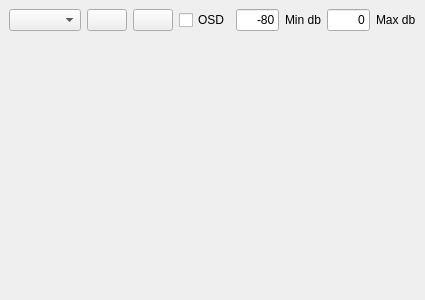
<?xml version="1.0" encoding="UTF-8"?>
<ui version="4.0">
 <class>ImageViewWidget</class>
 <widget class="QWidget" name="ImageViewWidget">
  <property name="enabled">
   <bool>true</bool>
  </property>
  <property name="geometry">
   <rect>
    <x>0</x>
    <y>0</y>
    <width>425</width>
    <height>300</height>
   </rect>
  </property>
  <property name="sizePolicy">
   <sizepolicy hsizetype="Preferred" vsizetype="Preferred">
    <horstretch>0</horstretch>
    <verstretch>0</verstretch>
   </sizepolicy>
  </property>
  <property name="windowTitle">
   <string>Sonar Image View</string>
  </property>
  <layout class="QVBoxLayout" name="verticalLayout" stretch="0,1">
   <property name="leftMargin">
    <number>0</number>
   </property>
   <property name="topMargin">
    <number>0</number>
   </property>
   <property name="rightMargin">
    <number>0</number>
   </property>
   <property name="bottomMargin">
    <number>0</number>
   </property>
   <item>
    <widget class="QWidget" name="toolbar_widget" native="true">
     <layout class="QVBoxLayout" name="verticalLayout_2">
      <item>
       <layout class="QHBoxLayout" name="horizontalLayout_3">
        <item>
         <widget class="QComboBox" name="topics_combo_box">
          <property name="sizeAdjustPolicy">
           <enum>QComboBox::AdjustToContents</enum>
          </property>
         </widget>
        </item>
        <item>
         <widget class="QPushButton" name="refresh_topics_push_button">
          <property name="toolTip">
           <string>Refresh topics</string>
          </property>
          <property name="icon">
           <iconset theme="view-refresh">
            <normaloff>.</normaloff>.</iconset>
          </property>
         </widget>
        </item>
        <item>
         <widget class="QPushButton" name="save_as_image_push_button">
          <property name="toolTip">
           <string>Save as image</string>
          </property>
          <property name="icon">
           <iconset theme="image-x-generic">
            <normaloff>.</normaloff>.</iconset>
          </property>
          <property name="iconSize">
           <size>
            <width>16</width>
            <height>16</height>
           </size>
          </property>
         </widget>
        </item>
        <item>
         <widget class="QCheckBox" name="osd_check_box">
          <property name="toolTip">
           <string>Dynamic depth range</string>
          </property>
          <property name="text">
           <string>OSD</string>
          </property>
         </widget>
        </item>
        <item>
         <spacer name="horizontalSpacer_3">
          <property name="orientation">
           <enum>Qt::Horizontal</enum>
          </property>
          <property name="sizeHint" stdset="0">
           <size>
            <width>40</width>
            <height>20</height>
           </size>
          </property>
         </spacer>
        </item>
        <item>
         <widget class="QLineEdit" name="min_db_input">
          <property name="sizePolicy">
           <sizepolicy hsizetype="Preferred" vsizetype="Fixed">
            <horstretch>0</horstretch>
            <verstretch>0</verstretch>
           </sizepolicy>
          </property>
          <property name="text">
           <string>-80</string>
          </property>
          <property name="alignment">
           <set>Qt::AlignRight|Qt::AlignTrailing|Qt::AlignVCenter</set>
          </property>
         </widget>
        </item>
        <item>
         <widget class="QLabel" name="min_db_label">
          <property name="text">
           <string>Min db</string>
          </property>
         </widget>
        </item>
        <item>
         <widget class="QLineEdit" name="max_db_input">
          <property name="sizePolicy">
           <sizepolicy hsizetype="Preferred" vsizetype="Fixed">
            <horstretch>0</horstretch>
            <verstretch>0</verstretch>
           </sizepolicy>
          </property>
          <property name="text">
           <string>0</string>
          </property>
          <property name="alignment">
           <set>Qt::AlignRight|Qt::AlignTrailing|Qt::AlignVCenter</set>
          </property>
         </widget>
        </item>
        <item>
         <widget class="QLabel" name="max_db_label">
          <property name="text">
           <string>Max db</string>
          </property>
         </widget>
        </item>
       </layout>
      </item>
     </layout>
    </widget>
   </item>
   <item>
    <layout class="QHBoxLayout" name="image_layout" stretch="1">
     <property name="spacing">
      <number>0</number>
     </property>
     <item>
      <widget class="QScrollArea" name="scrollArea">
       <property name="frameShape">
        <enum>QFrame::NoFrame</enum>
       </property>
       <property name="widgetResizable">
        <bool>true</bool>
       </property>
       <widget class="QWidget" name="scrollAreaWidgetContents">
        <property name="geometry">
         <rect>
          <x>0</x>
          <y>0</y>
          <width>423</width>
          <height>247</height>
         </rect>
        </property>
        <property name="sizePolicy">
         <sizepolicy hsizetype="Expanding" vsizetype="Expanding">
          <horstretch>0</horstretch>
          <verstretch>0</verstretch>
         </sizepolicy>
        </property>
        <layout class="QHBoxLayout" name="horizontalLayout_4">
         <property name="leftMargin">
          <number>1</number>
         </property>
         <property name="topMargin">
          <number>1</number>
         </property>
         <property name="rightMargin">
          <number>1</number>
         </property>
         <property name="bottomMargin">
          <number>1</number>
         </property>
         <item>
          <widget class="rqt_image_view::RatioLayoutedFrame" name="image_frame">
           <property name="sizePolicy">
            <sizepolicy hsizetype="Expanding" vsizetype="Expanding">
             <horstretch>0</horstretch>
             <verstretch>0</verstretch>
            </sizepolicy>
           </property>
           <property name="minimumSize">
            <size>
             <width>80</width>
             <height>60</height>
            </size>
           </property>
           <property name="contextMenuPolicy">
            <enum>Qt::ActionsContextMenu</enum>
           </property>
           <property name="frameShape">
            <enum>QFrame::NoFrame</enum>
           </property>
           <property name="lineWidth">
            <number>1</number>
           </property>
          </widget>
         </item>
        </layout>
       </widget>
      </widget>
     </item>
    </layout>
   </item>
  </layout>
 </widget>
 <customwidgets>
  <customwidget>
   <class>rqt_image_view::RatioLayoutedFrame</class>
   <extends>QFrame</extends>
   <header>rqt_sonar_image_view/ratio_layouted_frame.h</header>
   <container>1</container>
  </customwidget>
 </customwidgets>
 <resources/>
 <connections/>
</ui>
